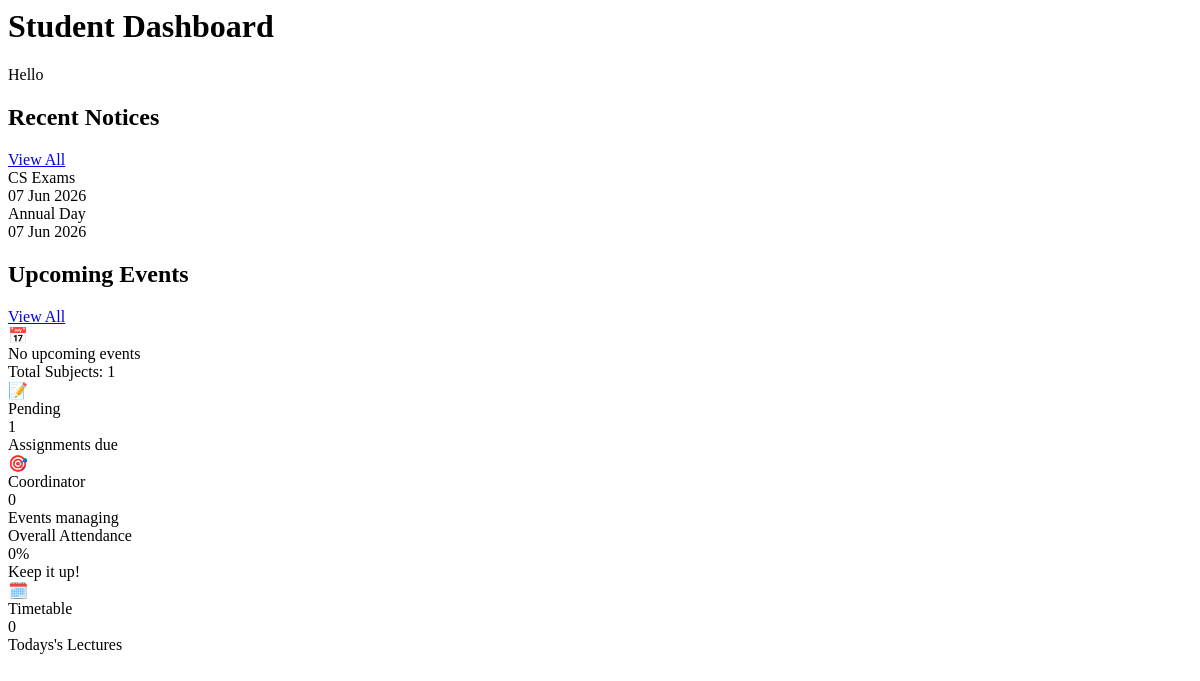
Before: /student/dashboard/ (signed in) with the older database file.
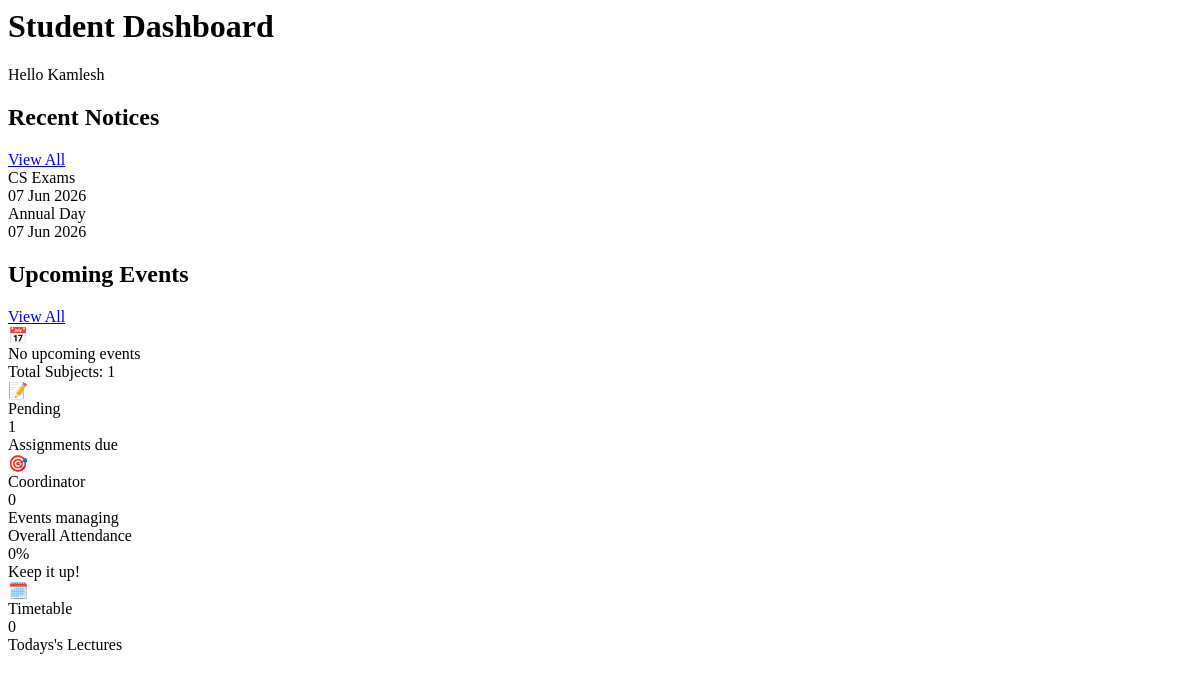
After: the same page with the newer database file.
### users/models.py (models this page shows, shortened)
class Profile(models.Model):
    ROLE_CHOICES=(
        ('ADMIN','Admin'),
        ('FACULTY','Faculty'),
        ('STUDENT','Student')
    )
    user=models.OneToOneField(User,on_delete=models.CASCADE)
    full_name=models.CharField(max_length=100,default="")
    role=models.CharField(max_length=20,choices=ROLE_CHOICES)
    department = models.ForeignKey(
    Department,
    on_delete=models.PROTECT,
    null=True,
    blank=True
)
    academic_class=models.ForeignKey(AcademicClass, on_delete=models.PROTECT, null=True,blank=True)
    phone=models.CharField(max_length=10,blank=True)
    bio=models.TextField(blank=True)
    profile_photo=models.ImageField(
        upload_to='profile_photos/',
        blank=True,
        null=True
    )

### core/views.py (the view)
# urls.py: path('student/dashboard/',views.student_dashboard,name="student_dashboard"),
@login_required
def student_dashboard(request):
    profile=request.user.profile
    student_class = profile.academic_class
    student_department = student_class.department
    recent_notices = (
    Notice.objects.filter(
        Q(notice_type="GENERAL")
        |
        Q(
            notice_type="DEPARTMENT",
            department=student_department
        )
        |
        Q(
            notice_type="CLASS",
            academic_class=student_class
        )
    )
    .order_by("-created_at")[:5]
    )
    notice_count = (
    Notice.objects.filter(
        Q(notice_type="GENERAL")
        |
        Q(
            notice_type="DEPARTMENT",
            department=student_department
        )
        |
        Q(
            notice_type="CLASS",
            academic_class=student_class
        )
    )
    .count()
    )
    upcoming_events = (
        Event.objects.filter(
            Q(event_type="GENERAL")
            |
            Q(
                event_type="DEPARTMENT",
                department=student_department
            )
            |
            Q(
                event_type="CLASS",
                academic_class=student_class
            ),
            event_date__gte=timezone.now(),
            is_active=True
        )
        .order_by("event_date")[:5]
    )
    upcoming_events_count = (
    Event.objects.filter(
        Q(event_type="GENERAL")
        |
        Q(
            event_type="DEPARTMENT",
            department=student_department
        )
        |
        Q(
            event_type="CLASS",
            academic_class=student_class
        ),
        event_date__gte=timezone.now(),
        is_active=True
    )
    .count()
)
    total_subjects = Subject.objects.filter(
    academic_class=student_class
).count()
    class_assignments = Assignment.objects.filter(
    faculty_subject__subject__academic_class=student_class
)
    submitted_assignments = AssignmentSubmission.objects.filter(
    student=profile
).values_list(
    "assignment_id",
    flat=True
)
    pending_assignments = class_assignments.exclude(
    id__in=submitted_assignments
).order_by("due_date")
    pending_assignments_count = pending_assignments.count()
    coordinator_events_count = (
    EventCoordinator.objects.filter(
        student=profile
    ).count()
)
    total_lectures = AttendanceRecord.objects.filter(
    student=profile
).count()
    present_lectures = AttendanceRecord.objects.filter(
    student=profile,
    is_present=True
).count()
    if total_lectures > 0:
        attendance_percentage = round(
            (present_lectures / total_lectures) * 100,
            1
        )
    else:
        attendance_percentage = 0
    coordinator_events_count = EventCoordinator.objects.filter(
    student=profile
).count()
    today=datetime.now().strftime("%A").upper()
    today_lectures=Timetable.objects.filter(
        faculty_subject__subject__academic_class=student_class,day=today
    )
    today_lectures_count=today_lectures.count()
    context = {
    "name": profile.full_name,
    "recent_notices": recent_notices,
    "notice_count": notice_count,
    "upcoming_events":upcoming_events,
    "upcoming_events_count":upcoming_events_count,
    "total_subjects": total_subjects,
    "pending_assignments": pending_assignments[:5],
    "pending_assignments_count": pending_assignments_count,
    "coordinator_events_count":coordinator_events_count,
    "attendance_percentage": attendance_percentage,
    "today_lectures_count":today_lectures_count,
    }
    return render(
        request,
        "student/dashboard.html",
        context
    )

### templates/student/dashboard.html
<h1>Student Dashboard</h1>
<p>Hello {{ name }}</p>
<div class="activity-card">
    <div class="activity-header">
        <h2 class="activity-title">Recent Notices</h2>
        <a href="{% url 'student_notices' %}"> View All</a>
    </div>
    {% for notice in recent_notices %}
        <div class="activity-item">
            <div class="activity-item-title">
                {{ notice.title }}
            </div>
            <div class="activity-item-meta">
                {{ notice.created_at|date:"d M Y" }}
            </div>
        </div>
    {% empty %}
        <div class="empty-state">
            <div class="empty-text">
                No notices available.
            </div>
        </div>
    {% endfor %}
<div class="activity-card">
    <div class="activity-header">
        <h2 class="activity-title">Upcoming Events</h2>
        <a href="{% url 'student_events' %}"> View All</a>
    </div>
    {% for event in upcoming_events %}
    <div class="activity-item">
        <div class="activity-item-content">
            <div class="activity-info">
                <div class="activity-item-title">
                    {{ event.title }}
                </div>
                <div class="activity-item-meta">
                    <span>📅</span>
                    <span>
                        {{ event.event_date|date:"d M Y" }}
                    </span>
                    <span>⏰</span>
                    <span>
                        {{ event.start_time }}
                    </span>
                </div>
            </div>
            <span class="activity-badge badge-event">
                Event
            </span>
        </div>
    </div>
    {% empty %}
    <div class="empty-state">
        <div class="empty-icon">
            📅
        </div>
        <div class="empty-text">
            No upcoming events
        </div>
    </div>
    {% endfor %}
    <div class="stat-value">
        Total Subjects:
        {{ total_subjects }}
    </div>
    <div class="stat-card assignments">
        <div class="stat-header">
            <div class="stat-icon pink">📝</div>
        </div>
        <div class="stat-label">Pending</div>
        <div class="stat-value">{{ pending_assignments_count }}</div>
        <div class="stat-subtitle">Assignments due</div>
    </div>
    <div class="stat-card coordinator" >
        <div class="stat-header">
            <div class="stat-icon green">🎯</div>
        </div>
        <div class="stat-label">Coordinator</div>
        <div class="stat-value">{{ coordinator_events_count }}</div>
        <div class="stat-subtitle">Events managing</div>
    </div>
    <div class="stat-card attendance" >
        <div class="stat-label">Overall Attendance</div>
        <div class="attendance-ring-wrapper">
            <div class="attendance-ring">
                <span class="attendance-percentage">{{ attendance_percentage }}%</span>
            </div>
            <div>
                <div class="stat-subtitle">Keep it up!</div>
            </div>
        </div>
    </div>
    <div class="stat-card timetable" >
        <div class="stat-header">
            <div class="stat-icon indigo">🗓️</div>
        </div>
        <div class="stat-label">Timetable</div>
        <div class="stat-value">{{ today_lectures_count }}</div>
        <div class="stat-subtitle">Todays's Lectures</div>
    </div>
</div>
</div>

Changed rows visible on the page:
now on this page (row edited): Profile: full_name "Kamlesh"
